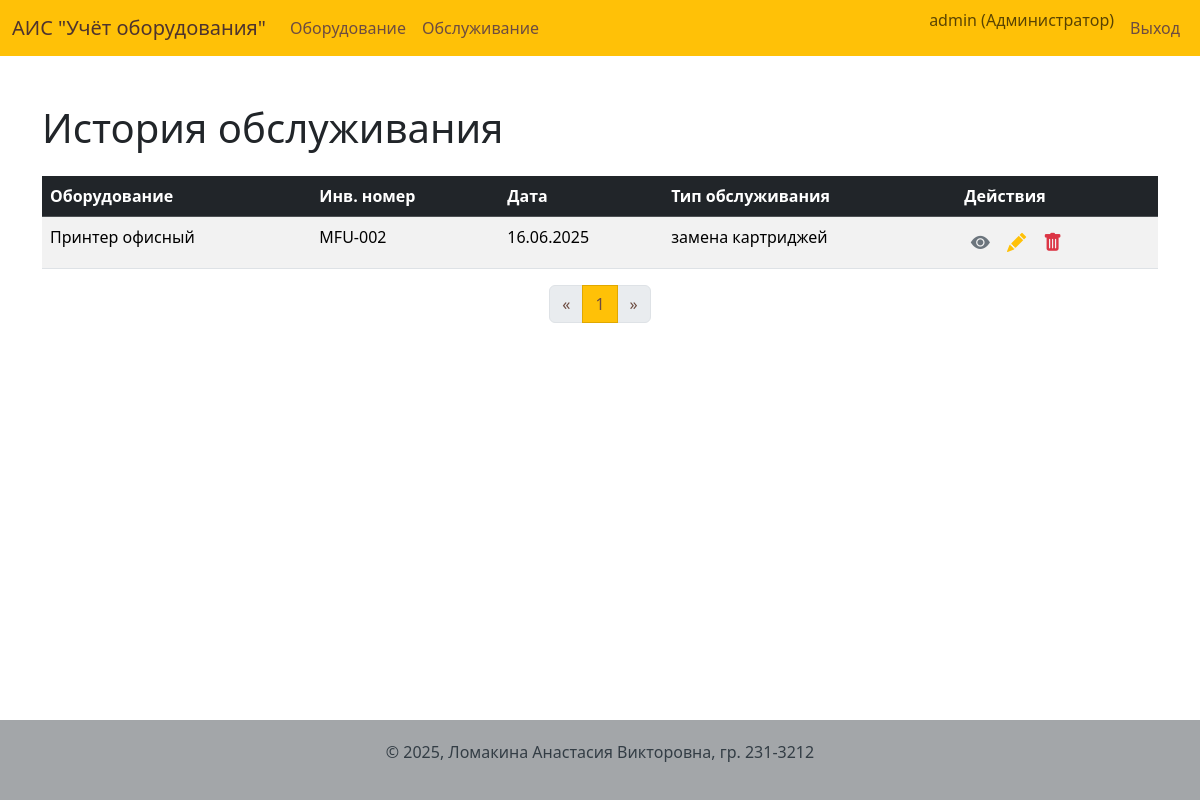
/service (signed in), run on the app's committed database.
### app/models.py (models this page shows, shortened)
class User(UserMixin, db.Model):
    id = db.Column(db.Integer, primary_key=True)
    username = db.Column(db.String(64), index=True, unique=True, nullable=False)
    password_hash = db.Column(db.String(128))
    role = db.Column(db.String(50), nullable=False, default='Пользователь')
    def is_admin(self):
        return self.role == 'Администратор'

class ServiceHistory(db.Model):
    id = db.Column(db.Integer, primary_key=True)
    service_date = db.Column(db.Date, nullable=False, default=date.today)
    service_type = db.Column(db.String(100), nullable=False)
    notes = db.Column(db.Text, nullable=False)
    equipment_id = db.Column(db.Integer, db.ForeignKey('equipment.id', ondelete='CASCADE'), nullable=False)

class Equipment(db.Model):
    id = db.Column(db.Integer, primary_key=True)
    name = db.Column(db.String(200), nullable=False)
    inventory_number = db.Column(db.String(100), unique=True, nullable=False)
    purchase_date = db.Column(db.Date, nullable=False, default=date.today)
    cost = db.Column(db.Numeric(10, 2), nullable=False)
    status = db.Column(db.Enum('В эксплуатации', 'На ремонте', 'Списано', name='equipment_status_enum'), nullable=False, default='В эксплуатации')
    notes = db.Column(db.Text)
    category_id = db.Column(db.Integer, db.ForeignKey('category.id'), nullable=False)
    image_id = db.Column(db.Integer, db.ForeignKey('image.id'), nullable=True)
    photo = db.relationship('Image', backref='equipment', uselist=False, lazy=True)
    responsible_persons = db.relationship('ResponsiblePerson', secondary=equipment_responsible_persons, lazy='subquery',
        backref=db.backref('equipments', lazy=True))
    service_history = db.relationship('ServiceHistory', backref='equipment', lazy='dynamic', cascade="all, delete-orphan")

### app/routes.py (the view)
@bp.route('/service')
@login_required
@tech_or_admin_required
def service_list():
    page = request.args.get('page', 1, type=int)
    query = ServiceHistory.query.order_by(ServiceHistory.service_date.desc())
    pagination = query.paginate(page=page, per_page=10, error_out=False)
    service_records = pagination.items
    url_args = request.args.copy()
    if 'page' in url_args:
        url_args.pop('page')
    return render_template('service_list.html',
                           title='История обслуживания',
                           service_records=service_records,
                           pagination=pagination,
                           url_args=url_args)

### app/models.py (called while the page is built)
@login.user_loader
def load_user(id):
    return User.query.get(int(id))

### app/routes.py (called while the page is built)
def tech_or_admin_required(f):
    @wraps(f)
    def decorated_function(*args, **kwargs):
        if not (current_user.is_admin() or current_user.is_tech()):
            flash('У вас недостаточно прав для выполнения данного действия.', 'danger')
            return redirect(url_for('main.index'))
        return f(*args, **kwargs)
    return decorated_function

### app/templates/service_list.html (shortened to what this page needs)
{% extends "base.html" %}
{% from '_macros.html' import pagination_widget %}
{% block content %}
    <h1 class="mb-4">История обслуживания</h1>
    <table class="table table-striped table-hover">
        <thead class="table-dark">
            <tr>
                <th>Оборудование</th>
                <th>Инв. номер</th>
                <th>Дата</th>
                <th>Тип обслуживания</th>
                <th>Действия</th>
            </tr>
        </thead>
        <tbody>
            {% for record in service_records %}
            <tr>
                <td>{{ record.equipment.name }}</td>
                <td>{{ record.equipment.inventory_number }}</td>
                <td>{{ record.service_date.strftime('%d.%m.%Y') }}</td>
                <td>{{ record.service_type }}</td>
                <td>
                    <a href="{{ url_for('main.equipment_detail', id=record.equipment.id) }}" class="btn btn-sm btn-info" title="Просмотр оборудования"><i class="bi bi-eye-fill"></i></a>
                    <a href="{{ url_for('main.edit_service_record', id=record.id) }}" class="btn btn-sm btn-warning" title="Редактировать запись"><i class="bi bi-pencil-fill"></i></a>
                    <button type="button" class="btn btn-sm btn-danger"
                            data-bs-toggle="modal"
                            data-bs-target="#deleteModal"
                            data-equipment-name="запись об обслуживании от {{ record.service_date.strftime('%d.%m.%Y') }}"
                            data-delete-url="{{ url_for('main.delete_service_record', id=record.id) }}" title="Удалить запись"><i class="bi bi-trash-fill"></i></button>
                </td>
            </tr>
            {% else %}
            <tr>
                <td colspan="5" class="text-center">Записей об обслуживании не найдено.</td>
            </tr>
            {% endfor %}
        </tbody>
    </table>
    {{ pagination_widget(pagination, 'main.service_list', url_args=url_args) }}
{% endblock %}

### app/templates/base.html (shortened to what this page needs)
<!DOCTYPE html>
<html lang="ru">
<head>
    <link rel="stylesheet" href="{{ url_for('static', filename='css/style.css') }}">
    <link href="https://cdn.jsdelivr.net/npm/bootstrap@5.3.2/dist/css/bootstrap.min.css" rel="stylesheet">
</head>
<body>
    <header>
        <nav class="navbar navbar-expand-lg">
            <div class="container-fluid">
                <a class="navbar-brand" href="{{ url_for('main.index') }}" style="color: #4e342e;">АИС "Учёт оборудования"</a>
                <div class="collapse navbar-collapse">
                    <ul class="navbar-nav me-auto mb-2 mb-lg-0">
                        {% if current_user.is_authenticated %}
                        <li class="nav-item">
                            <a class="nav-link" href="{{ url_for('main.index') }}">Оборудование</a>
                        </li>
                        {% endif %}
                        {% if current_user.is_authenticated and (current_user.is_admin() or current_user.is_tech()) %}
                        <li class="nav-item">
                            <a class="nav-link" href="{{ url_for('main.service_list') }}">Обслуживание</a>
                        </li>
                        {% endif %}
                    </ul>
                    <ul class="navbar-nav ms-auto">
                        {% if current_user.is_authenticated %}
                            <li class="nav-item">
                                <span class="navbar-text me-2">
                                    {{ current_user.username }} ({{ current_user.role }})
                                </span>
                            </li>
                            <li class="nav-item">
                                <a class="nav-link" href="{{ url_for('main.logout') }}">Выход</a>
                            </li>
                        {% else %}
                            <li class="nav-item">
                                <a class="nav-link" href="{{ url_for('main.login') }}">Вход</a>
                            </li>
                        {% endif %}
                    </ul>
                </div>
            </div>
        </nav>
    </header>
    <main class="container mt-4">
        {% block content %}{% endblock %}
    </main>
    <footer>
        <div class="container text-center">
            <p>© 2025, Ломакина Анастасия Викторовна, гр. 231-3212</p>
        </div>
    </footer>
    <link rel="stylesheet" href="https://cdn.jsdelivr.net/npm/bootstrap-icons@1.11.1/font/bootstrap-icons.css">
</body>
</html>

### app/static/css/style.css (style rules this page uses)
body { display: flex; flex-direction: column; min-height: 100vh; background-color: #fdfdfd; }
main { flex: 1; padding-top: 1.5rem; padding-bottom: 2rem; }
header .navbar { background-color: #ffc107; }
header .navbar a.nav-link { color: #6d4c41; font-weight: 500; }
footer { background-color: #a3a6a9; padding: 20px 0; margin-top: 40px; color: #333d45; }
.table .btn { background-color: transparent !important; border: none !important; padding: 0.2rem 0.4rem; font-size: 1.2rem; vertical-align: middle; }
.table .btn-info i { color: #6c757d; }
.table .btn-warning i { color: #ffc107; }
.table .btn-danger i { color: #dc3545; }

### data on the page
User: username "admin", role "Администратор"
ServiceHistory: equipment.name "Принтер офисный", equipment.inventory_number "MFU-002", service_date "16.06.2025", service_type "замена картриджей"

### other printed values
{{ p }} "1"
